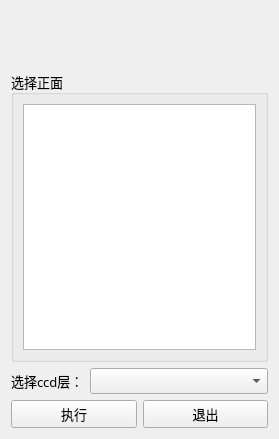
<?xml version="1.0" encoding="UTF-8"?>
<ui version="4.0">
 <class>Form</class>
 <widget class="QWidget" name="Form">
  <property name="geometry">
   <rect>
    <x>0</x>
    <y>0</y>
    <width>279</width>
    <height>439</height>
   </rect>
  </property>
  <property name="font">
   <font>
    <family>微软雅黑</family>
    <pointsize>10</pointsize>
   </font>
  </property>
  <property name="windowTitle">
   <string>添加C5</string>
  </property>
  <layout class="QVBoxLayout" name="verticalLayout_2">
   <item>
    <widget class="QLabel" name="label_title">
     <property name="minimumSize">
      <size>
       <width>0</width>
       <height>30</height>
      </size>
     </property>
     <property name="text">
      <string/>
     </property>
     <property name="alignment">
      <set>Qt::AlignCenter</set>
     </property>
    </widget>
   </item>
   <item>
    <widget class="QLabel" name="label_tips">
     <property name="text">
      <string/>
     </property>
     <property name="alignment">
      <set>Qt::AlignRight|Qt::AlignTrailing|Qt::AlignVCenter</set>
     </property>
    </widget>
   </item>
   <item>
    <widget class="QGroupBox" name="groupBox">
     <property name="title">
      <string>选择正面</string>
     </property>
     <layout class="QVBoxLayout" name="verticalLayout">
      <item>
       <widget class="QListWidget" name="listWidget"/>
      </item>
     </layout>
    </widget>
   </item>
   <item>
    <layout class="QHBoxLayout" name="horizontalLayout" stretch="0,1">
     <item>
      <widget class="QLabel" name="label">
       <property name="text">
        <string>选择ccd层：</string>
       </property>
      </widget>
     </item>
     <item>
      <widget class="QComboBox" name="comboBox"/>
     </item>
    </layout>
   </item>
   <item>
    <layout class="QHBoxLayout" name="horizontalLayout_2">
     <item>
      <widget class="QPushButton" name="pushButton_exec">
       <property name="cursor">
        <cursorShape>PointingHandCursor</cursorShape>
       </property>
       <property name="text">
        <string>执行</string>
       </property>
      </widget>
     </item>
     <item>
      <widget class="QPushButton" name="pushButton_exit">
       <property name="cursor">
        <cursorShape>PointingHandCursor</cursorShape>
       </property>
       <property name="text">
        <string>退出</string>
       </property>
      </widget>
     </item>
    </layout>
   </item>
  </layout>
 </widget>
 <resources/>
 <connections/>
</ui>
